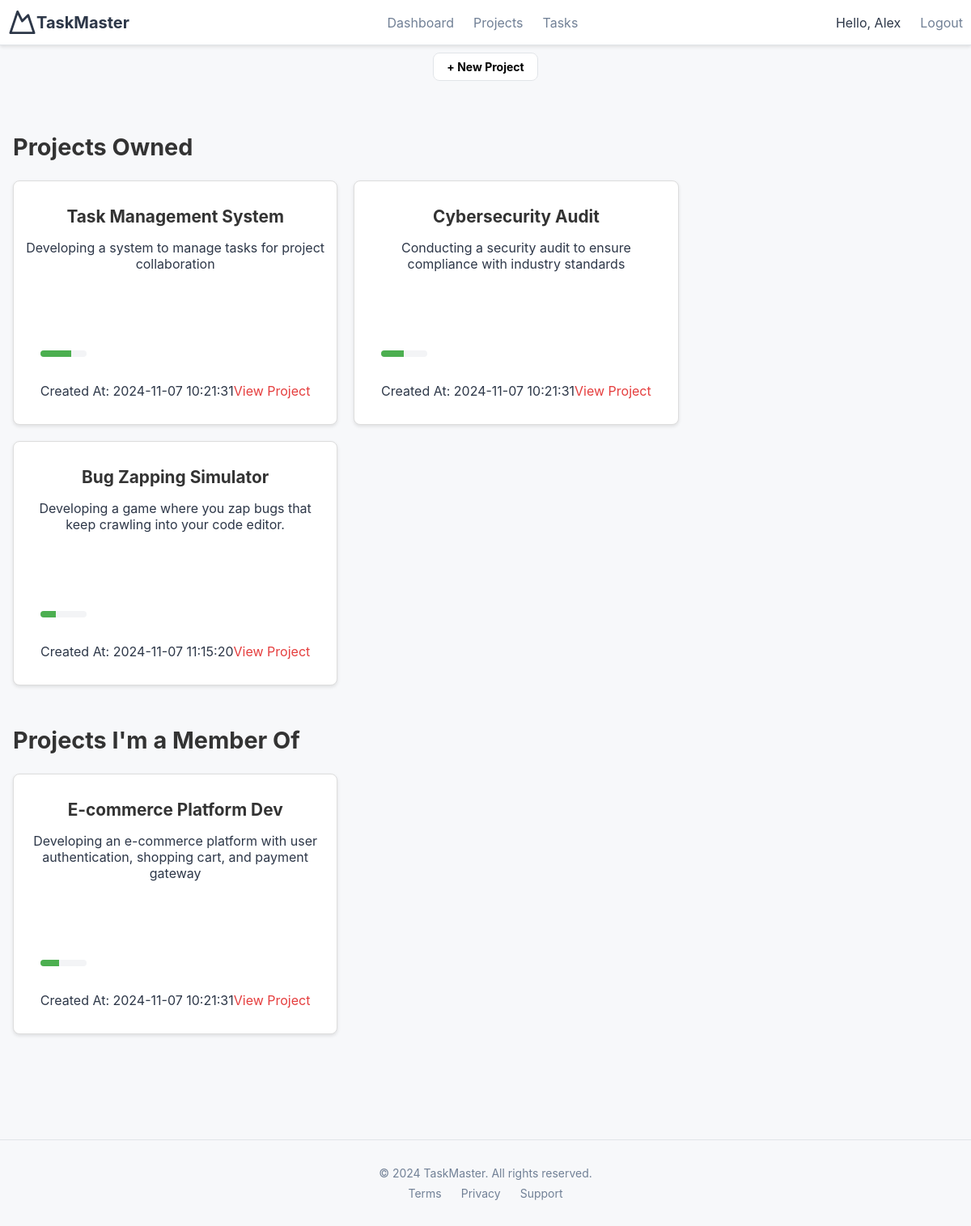
Page /TaskMaster/pages/project.php (signed in) on the committed database.
### tables this page shows
CREATE TABLE `user` (
  `user_id` int NOT NULL,
  `username` varchar(100) NOT NULL,
  `password` varchar(100) NOT NULL,
  `date` timestamp NOT NULL DEFAULT CURRENT_TIMESTAMP ON UPDATE CURRENT_TIMESTAMP
);

CREATE TABLE `project` (
  `project_id` int NOT NULL,
  `project_name` varchar(255) NOT NULL,
  `description` text,
  `status` enum('pending','in_progress','completed') NOT NULL DEFAULT 'pending',
  `owner_id` int NOT NULL,
  `due_date` date DEFAULT NULL,
  `created_at` datetime NOT NULL DEFAULT CURRENT_TIMESTAMP
);

### TaskMaster/php/functions.php (called while the page is built, shortened)
<?php
function check_login($con)
{
	if(isset($_SESSION['user_id']))
	{
		$id = $_SESSION['user_id'];
		$query = "select * from user where user_id = '$id' limit 1";
		$result = mysqli_query($con,$query);
		if($result && mysqli_num_rows($result) > 0)
		{
			$user_data = mysqli_fetch_assoc($result);
			return $user_data;
		}
	}
	die;
}

### TaskMaster/pages/project.php (the view, shortened to what this page needs)
<?php
include("../php/connection.php");
include("../php/functions.php");
$user_data = check_login($con);
$user_id = $_SESSION['user_id'];
$owner_query = "SELECT p.project_id, p.project_name, p.description, p.created_at
                FROM project p
                JOIN project_users pu ON p.project_id = pu.project_id
                WHERE pu.user_id = '$user_id' AND pu.role = 'owner'";
$owner_result = mysqli_query($con, $owner_query);
$member_query = "SELECT p.project_id, p.project_name, p.description, p.created_at
                 FROM project p
                 JOIN project_users pu ON p.project_id = pu.project_id
                 WHERE pu.user_id = '$user_id' AND pu.role = 'member'";
$member_result = mysqli_query($con, $member_query);
function calculate_project_progress($project_id, $con) {
   $task_query = "SELECT status FROM task WHERE project_id = ?";
   $stmt = $con->prepare($task_query);
   $stmt->bind_param("i", $project_id);
   $stmt->execute();
   $result = $stmt->get_result();
   $total_tasks = 0;
   $progress_points = 0;
   while ($task = $result->fetch_assoc()) {
       $total_tasks++;
       if ($task['status'] === 'completed') {
           $progress_points += 2;
       } elseif ($task['status'] === 'in_progress') {
           $progress_points += 1;
       }
   }
   return $total_tasks > 0 ? ($progress_points / ($total_tasks * 2)) * 100 : 0;
}
$owned_projects = [];
while ($project = mysqli_fetch_assoc($owner_result)) {
   $project['progress'] = calculate_project_progress($project['project_id'], $con);
   $owned_projects[] = $project;
}
$member_projects = [];
while ($project = mysqli_fetch_assoc($member_result)) {
   $project['progress'] = calculate_project_progress($project['project_id'], $con);
   $member_projects[] = $project;
}
?>
<!DOCTYPE html>
<html lang="en">
<head>
   <link rel="stylesheet" href="../css/styles.css">
</head>
<body>
<header class="header">
   <center>
      <div class="header-content">
         <a href="../pages/dashboard.php" class="logo">
            <svg class="icon-logo" xmlns="http://www.w3.org/2000/svg" viewBox="0 0 24 24" fill="none" stroke="currentColor" stroke-width="2" stroke-linecap="round" stroke-linejoin="round">
               <path d="m8 3 4 8 5-5 5 15H2L8 3z"></path>
            </svg>
            <span class="title">TaskMaster</span>
         </a>
         <nav class="nav">
            <a href="../pages/dashboard.php" class="nav-link">Dashboard</a>
            <a href="../pages/project.php" class="nav-link">Projects</a>
            <a href="../pages/task.php" class="nav-link">Tasks</a>
         </nav>
         <div class="header-actions">
            Hello, <?php echo $user_data['username']; ?>
            <nav class="nav">
               <a href="../php/logout.php" class="nav-link">Logout</a>
            </nav>
         </div>
      </div>
   </center>
</header>
<div class="container">
   <center>
      <div class="actions">
         <a href="../pages/new_project.php" class="btn" style="text-decoration: none; color: black;">+ New Project</a>
      </div>
   </center>
   <main class="main-content">
      <section class="recent-section">
         <h2 class="section-title">Projects Owned</h2>
         <div class="card-grid">
            <?php foreach ($owned_projects as $owner_project): ?>
               <div class="card">
                     <div class="card-header">
                        <h2><?php echo htmlspecialchars($owner_project['project_name']); ?></h2>
                        <p><?php echo htmlspecialchars($owner_project['description']); ?></p>
                     </div>
                     <div class="card-content">
                        <div class="progress-Project">
                           <span>Progress</span>
                           <div class="progress-bar">
                                 <div class="progress-fill" style="width: <?php echo $owner_project['progress']; ?>%;"></div>
                           </div>
                        </div>
                        <div class="card-footer">
                           <p>Created At: <?php echo htmlspecialchars($owner_project['created_at']); ?></p>
                           <a href="../pages/project_view.php?project_id=<?php echo $owner_project['project_id']; ?>" class="view-link">View Project</a>
                        </div>
                     </div>
               </div>
            <?php endforeach; ?>
         </div>
         <h2 class="section-title">Projects I'm a Member Of</h2>
         <div class="card-grid">
            <?php foreach ($member_projects as $member_project): ?>
               <div class="card">
                     <div class="card-header">
                        <h2><?php echo htmlspecialchars($member_project['project_name']); ?></h2>
                        <p><?php echo htmlspecialchars($member_project['description']); ?></p>
                     </div>
                     <div class="card-content">
                        <div class="progress-Project">
                           <span>Progress</span>
                           <div class="progress-bar">
                                 <div class="progress-fill" style="width: <?php echo $member_project['progress']; ?>%;"></div>
                           </div>
                        </div>
                        <div class="card-footer">
                           <p>Created At: <?php echo htmlspecialchars($member_project['created_at']); ?></p>
                           <a href="../pages/project_view.php?project_id=<?php echo $member_project['project_id']; ?>" class="view-link">View Project</a>
                        </div>
                     </div>
               </div>
            <?php endforeach; ?>
         </div>
      </section>
   </main>
</div>
<footer class="footer">
   <div class="container">
      <p>© 2024 TaskMaster. All rights reserved.</p>
      <nav class="footer-nav">
         <a href="#">Terms</a>
         <a href="#">Privacy</a>
         <a href="#">Support</a>
      </nav>
   </div>
</footer>
</body>
</html>

### TaskMaster/css/styles.css (style rules this page uses)
:root { --background: #f7f8fa; --foreground: #2d3748; --card: #ffffff; --card-foreground: #2d3748; --primary: #e53e3e; --primary-acc: #000000; --border-color: #e1e4e8; --muted: #718096; --radius: 8px; }
.progress-bar { height: 100%; margin: 0; padding: 0; font-size: 16px; line-height: 32px; background-color: #dc3545; border-radius: 8px 0 0 8px; }
body { font-family: 'Inter', sans-serif; margin: 0; padding: 0; background-color: var(--background); color: var(--foreground); }
.container { max-width: 1200px; margin: 0 auto; padding: 16px; }
.header { width: 100%; background-color: var(--card); border-bottom: 1px solid var(--border-color); box-shadow: 0 2px 4px rgba(0, 0, 0, 0.1); }
.header-content { max-width: 1200px; display: flex; justify-content: space-between; align-content: center; align-items: center; padding: 10px; }
.logo { display: flex; align-items: center; text-decoration: none; color: inherit; }
.icon-logo { width: 35px; height: auto; }
.title { font-weight: bold; font-size: 1.25rem; }
.nav { display: flex; gap: 1.5rem; }
.nav-link { text-decoration: none; color: var(--muted); font-size: 1rem; }
.header-actions { display: flex; align-items: center; justify-content: center; gap: 1.5rem; }
.main-content { padding: 2rem 0; }
a { text-decoration: none; }
.actions .btn { background-color: var(--card); border: 1px solid var(--border-color); padding: 0.5rem 1rem; border-radius: var(--radius); cursor: pointer; font-weight: bold; font-size: 0.875rem; text-decoration: none; color: black; }
.card-grid { display: grid; gap: 1.5rem; grid-template-columns: repeat(auto-fill, minmax(250px, 1fr)); margin-bottom: 50px; }
.card { background-color: var(--card); border: 1px solid var(--border-color); border-radius: var(--radius); box-shadow: 0 2px 8px rgba(0, 0, 0, 0.1); padding: 1.5rem; display: flex; flex-direction: column; justify-content: space-between; align-items: center; text-align: center; }
.card-header h2 { margin: 0 0 0.5rem; font-size: 1.5rem; font-weight: bold; color: var(--primary); }
.card-header { padding: 1rem 0; }
.progress-Project { margin-top: 40px; color: white; font-size: 0.775rem; }
.card-footer { display: flex; justify-content: space-between; align-items: center; margin-top: 1rem; }
.view-link { text-decoration: none; color: var(--primary); }
.footer { background-color: var(--background); border-top: 1px solid var(--border-color); padding: 16px 0; text-align: center; margin-top: 2rem; }
.footer p { margin: 0; color: var(--muted); font-size: 0.875rem; }
.footer-nav { display: flex; justify-content: center; gap: 1.5rem; margin-top: 0.5rem; }
.footer-nav a { text-decoration: none; color: var(--muted); font-size: 0.875rem; }

### TaskMaster/pages/project.php (style rules this page uses)
.section-title { margin-top: 40px; font-size: 1.8em; color: #333; text-align: left; width: 100%; }
.card-grid { display: flex; flex-wrap: wrap; gap: 20px; justify-content: flex-start; margin-top: 10px; }
.card { width: calc(33.33% - 20px); border: 1px solid #ddd; border-radius: 8px; padding: 15px; background-color: #fff; box-shadow: 0 2px 4px rgba(0, 0, 0, 0.1); }
.card-header h2 { margin: 0; font-size: 1.3em; color: #333; }
.progress-fill { background-color: #4caf50; height: 100%; }
.progress-bar { background-color: var(--primary); border-radius: 4px; height: 8px; width: 17%; overflow: hidden; background-color: #f3f4f6; margin-top: 10px; }

### rows in the picture
user: username "Alex"
project: project_name "Task Management System", description "Developing a system to manage tasks for project collaboration", $owner_project['progress'] 66.666666666667 (drawn), created_at "2024-11-07 10:21:31"
project: project_name "Cybersecurity Audit", description "Conducting a security audit to ensure compliance with industry standards", $owner_project['progress'] 50 (drawn), created_at "2024-11-07 10:21:31"
project: project_name "Bug Zapping Simulator", description "Developing a game where you zap bugs that keep crawling into your code editor.", $owner_project['progress'] 33.333333333333 (drawn), created_at "2024-11-07 11:15:20"
project: project_name "E-commerce Platform Dev", description "Developing an e-commerce platform with user authentication, shopping cart, and payment gateway", $member_project['progress'] 40 (drawn), created_at "2024-11-07 10:21:31"
